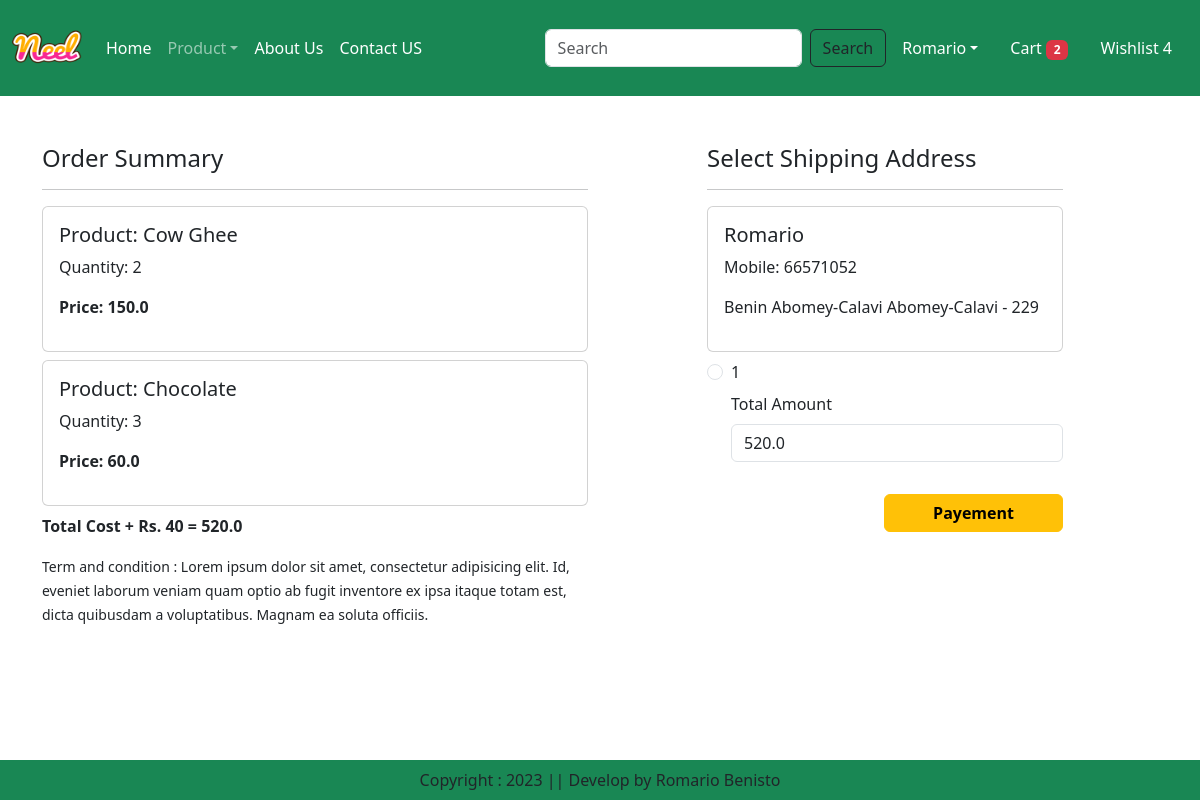
Screenshot of /checkout/ (signed in) with the database file from the repository.
### app/models.py (models this page shows, shortened)
class Cart(models.Model):
    user = models.ForeignKey(User, on_delete=models.CASCADE)
    product = models.ForeignKey(Product, on_delete=models.CASCADE)
    quantity = models.PositiveIntegerField(default=1)

class Product(models.Model):
    title = models.CharField(max_length=100)
    selling_price = models.FloatField()
    discounted_price = models.FloatField()
    description = models.TextField()
    composition = models.TextField(default='')
    prodapp = models.TextField(default='')
    category = models.CharField(choices=CATEGORY_CHOICES, max_length=2)
    product_image = models.ImageField(upload_to='product')

class Customer(models.Model):
    user = models.ForeignKey(User, on_delete=models.CASCADE)
    name = models.CharField(max_length=200)
    locality = models.CharField(max_length=200)
    city = models.CharField(max_length=50)
    mobile = models.IntegerField(default=0)
    zipcode = models.IntegerField()
    state = models.CharField(choices=STATE_CHOICES, max_length=100)

### app/views.py (the view, shortened to what this page needs)
# urls.py: path('checkout/', views.Checkout.as_view(), name = 'checkout'),
class Checkout(View):
    def get(self, request):
        user = request.user
        total_item = len(Cart.objects.filter(user = user))
        add = Customer.objects.filter(user = user)
        cart_items = Cart.objects.filter(user = user)
        amount = 0
        for p in cart_items:
            value = p.quantity * p.product.discounted_price
            amount += value
        totalamount = amount + 40
        razoramount = int(totalamount) + 300
        client = razorpay.Client(auth=(settings.RAZOR_KEY_ID, settings.RAZOR_KEY_SECRET))
        data = {"amount":razoramount, "currency": "INR", "receipt":"order_receipt_11"}
        payment_response = client.order.create(data=data)
        print(payment_response)
        order_id = payment_response['id']
        order_status = payment_response['status']
        return render(request, 'app/checkout.html', locals())

### app/templates/app/checkout.html (shortened to what this page needs)
{% extends 'app/base.html' %}
{% load static %}
{% block main-content %}
    <div class="container">
        <div class="row mt-5">
            <div class="col-sm-6">
                <h4>Order Summary</h4>
                <hr>
                {% for item in cart_items %}
                    <div class="card mb-2">
                        <div class="card-body">
                            <h5>Product: {{ item.product.title }}</h5>
                            <p>Quantity: {{ item.quantity }} </p>
                            <p class="fw-bold">Price: {{ item.product.discounted_price }}</p>
                        </div>
                    </div>
                {% endfor %}
                <p class="fw-bold">Total Cost + Rs. 40 = {{ totalamount }}</p>
                <small>Term and condition : Lorem ipsum dolor sit amet, consectetur adipisicing elit. Id, eveniet laborum veniam quam optio ab fugit inventore ex ipsa itaque totam est, dicta quibusdam a voluptatibus. Magnam ea soluta officiis.</small>
            </div>
            <div class="col-sm-4 offset-sm-1">
                <h4>Select Shipping Address</h4>
                <hr>
                <form action="" method="post" id="myform">
                    {% for ad in add %}
                        <div class="card">
                            <div class="card-body">
                                <h5>{{ ad.name }}</h5>
                                <p>Mobile: {{ ad.mobile }}</p>
                                <p>{{ ad.locality }} {{ ad.city }} {{ ad.state }} - {{ ad.zipcode }}</p>
                            </div>
                        </div>
                        <div class="form-check mt-2 mb-2">
                            <input type="radio" class="form-check-input" name="custid" id="custadd{{ forloop.counter }}" value="{{ ad.id }}">
                            <label for="custadd{{ forloop.counter }}" class="form-check-label">
                                {{ forloop.counter }}
                            </label>
                        </div>
                    {% endfor %}
                    <div class="form-check mb-3">
                        <label for="totalamount" class="form-label">Total Amount</label>
                        <input type="number" class="form-control" name="totalamount" value="{{ totalamount }}" readonly>
                    </div>
                    <div class="text-end">
                        <button id="rzp-button1" type="submit" class="btn btn-warning mt-3 px-5 fw-bold">Payement</button>
                    </div>
                </form>
            </div>
        </div>
    </div>
{% endblock main-content %}

### app/templates/app/base.html (shortened to what this page needs)
{% load static %}
<!DOCTYPE html>
<html lang="en">
<head>
    <link rel="stylesheet" href="{% static 'app/bootstrap/css/bootstrap.min.css' %}">
    <link rel="stylesheet" href="{% static 'app/css/all.min.css' %}">
    <link rel="stylesheet" href="{% static 'app/css/owl.carousel.min.css' %}">
    <link rel="stylesheet" href="{% static 'app/css/style.css' %}">
</head>
<body>
    <nav class="navbar navbar-expand-sm navbar-dark bg-success" aria-label="Third navbar example">
      <div class="container-fluid">
        <a class="navbar-brand" href="/"><img src="{% static 'app/image/product/Neel.png' %}" width="70px" height="70px" alt=""></a>
        <div class="collapse navbar-collapse" id="navbarsExample03">
          <ul class="navbar-nav me-auto mb-2 mb-sm-0">
            <li class="nav-item">
              <a class="nav-link active" aria-current="page" href="/">Home</a>
            </li>
            <li class="nav-item dropdown">
              <a class="nav-link dropdown-toggle" href="#"
              data-bs-toggle="dropdown" aria-expanded="false">Product</a>
            </li>
            <li class="nav-item">
              <a class="nav-link text-white" href="{% url 'about' %}">About Us</a>
            </li>
            <li class="nav-item">
              <a class="nav-link text-white" href="{% url 'contact' %}">Contact US</a>
            </li>
          </ul>
          <form role="search" action="/search" class="d-flex">
            <input class="form-control me-2" type="search" placeholder="Search" name="search" aria-label="Search">
            <button type="submit" class="btn btn-outline-dark">Search</button>
          </form>
        </div>
        <ul class="navbar-nav me-auto mb-2 mb-lg-0">
          {% if request.user.is_authenticated %}
          <li class="nav-item dropdown mx-2">
            <a href="" class="nav-link dropdown-toggle text-white text-capitalize" id="profileDropdown" role="button"
            data-bs-toggle="dropdown" aria-expanded="false">
            {{ request.user }}</a>
          </li>
          <li class="nav-item mx-2">
            <a href="{% url 'show_cart' %}" class="nav-link text-white">Cart
              {% if total_item > 0 %}
                <span class="badge bg-danger">
                {{ total_item }}
                </span>
              {% endif %}
            </a>
          </li>
            <li class="nav-item mx-2">
              <a href="#" class="nav-link text-white">Wishlist 4</a>
            </li>
          {% endif %}
        </ul>
      </div>
    </nav>
    {% block main-content %}
    {% endblock main-content %}
    <footer class="container-fluid bg-success fixed-bottom text-center p-2 mt-5">
        <div>
            Copyright : 2023 || Develop by Romario Benisto
        </div>
    </footer>
</body>
</html>

### rows the page displays
Cart: product "Cow Ghee", quantity "2", product.discounted_price "150.0"
Cart: product "Chocolate", quantity "3", product.discounted_price "60.0"
Customer: name "Romario", mobile "66571052", locality "Benin", city "Abomey-Calavi", state "Abomey-Calavi", zipcode "229"

### other values shown
{{ request.user }} "Romario"
{{ total_item }} "2"
{{ totalamount }} "520.0"
